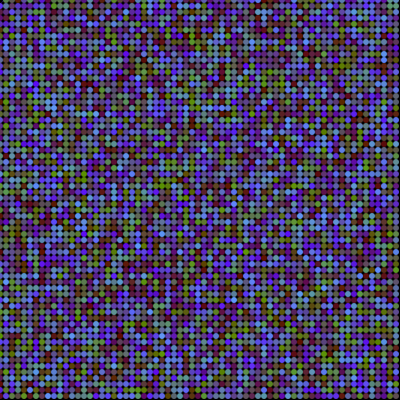
Frame 1 (no input)
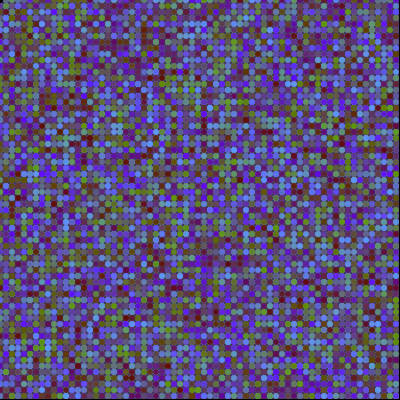
Frame 60 (the mouse pressed at the canvas centre just before this capture)
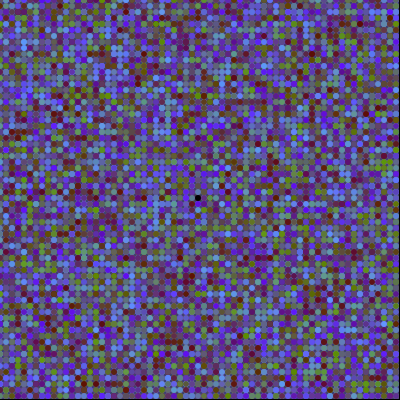
Frame 120 (the mouse held since frame 60 and released just before this capture)

The Processing sketch that drew these frames (run headless with seeded random() and noise(); from frame 60 on, the mouse is pressed at the canvas centre):

// Processing sketch: processing_6358
// ── processing_6358.pde

int noidea; 

void setup()
{
  background (0);
  size(400,400);
  noidea=6;
  noStroke();
  }
void draw()
{
  for(int y=0; y<width ; y+=noidea ){
  for(int x=0; x<height; x+=noidea ){
    fill(random(90,100),random(10,156),random(255), 250); 
  ellipse(x,y,noidea,noidea);
  }
}
  int a= mouseX - (mouseX % noidea);
  int b= mouseY - (mouseY % noidea);
  fill(0);
  ellipse (a,b,noidea,noidea);
}
